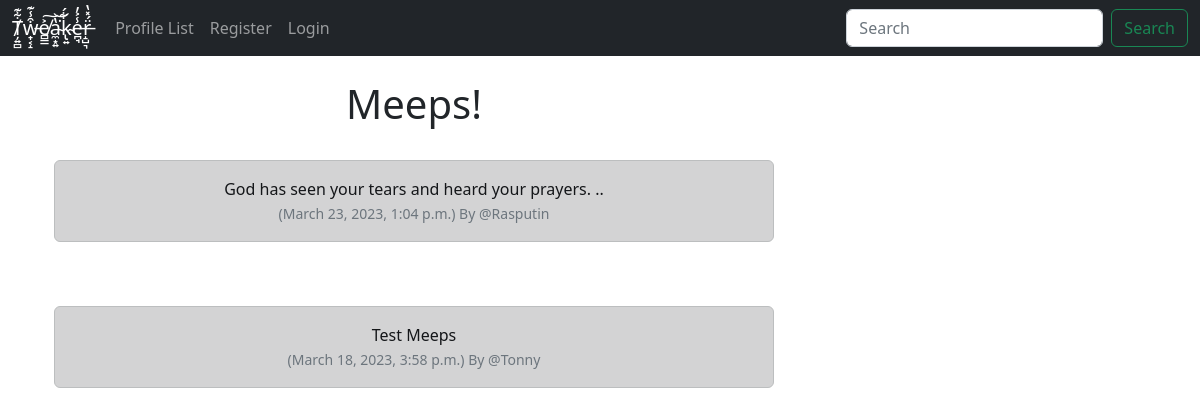
The page / on the database its author committed.
### tweaker/models.py (models this page shows, shortened)
class Meep(models.Model):
	user = models.ForeignKey(
		User, related_name="meeps",
		on_delete=models.DO_NOTHING
		)
	body = models.CharField(max_length=200)
	created_at = models.DateTimeField(auto_now_add=True)

### tweaker/views.py (the view)
# urls.py: path('', views.index, name="index"),
def index(request):
	if request.user.is_authenticated:
		form = MeepForm(request.POST or None)
		if request.method == "POST":
			if form.is_valid():
				meep = form.save(commit=False)
				meep.user = request.user
				meep.save()
				messages.success(request, ("Your Meep Has Been Posted!"))
				return redirect('index')
		meeps = Meep.objects.all().order_by("-created_at")
		return render(request, 'index.html', {"meeps":meeps, "form":form})
	else:
		meeps = Meep.objects.all().order_by("-created_at")
		return render(request, 'index.html', {"meeps":meeps})

### tweaker/templates/index.html (shortened to what this page needs)
{% extends 'base.html' %}
{% block content %}
	<div class="container text-center">
		<div class="row">
			<div class="col-8">
	<h1>Meeps!</h1>
<br/>
	{% for meep in meeps %}
		<div class="alert alert-dark" role="alert">
		  {{ meep.body }}<br/>
		  <small class="text-muted">
		  	({{ meep.created_at}}) By
		  	@{{ meep.user.username }}
		  </small>
		</div><br/><br/>
	{% endfor %}
</div>
<div class="col-4">
				<br/><br/><br/>
</div>
{% endblock %}

### rows shown on the page
Meep: body "God has seen your tears and heard your prayers. ..", created_at "March 23, 2023, 1:04 p.m.", user.username "Rasputin"
Meep: body "Test Meeps", created_at "March 18, 2023, 3:58 p.m.", user.username "Tonny"
